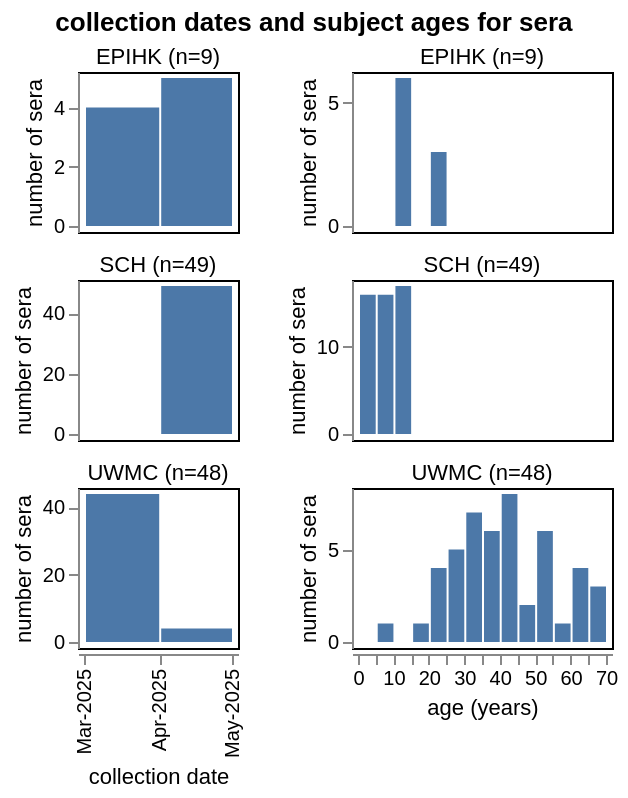

The cell this chart's notebook holds for it:
### Markdown cell above
## Plot age and collection distributions of sera

### Code cell
sera_base = (
    alt.Chart(
        metadata[["group", "serum", "collection_date_numerical", "age_years"]]
        .assign(
            n=lambda x: x.groupby("group")["serum"].transform("count"),
            group=lambda x: x["group"] + " (n=" + x["n"].astype(str) + ")",
        )
        .drop(columns="n")
    )
    .encode(alt.Row("group", title=None))
    .mark_bar()
)

sera_date_chart = (
    sera_base
    .encode(
        alt.X(
            "yearmonth(collection_date_numerical)",
            title="collection date",
            axis=alt.Axis(format="%b-%Y", labelAngle=270),
            scale=alt.Scale(nice=False, padding=3),
        ),
        alt.Y("count()", title="number of sera", scale=alt.Scale(nice=False, padding=3)),
    )
    .resolve_scale(y="independent")
    .properties(height=80, width=80)
)

sera_age_chart = (
    sera_base
    .encode(
        alt.X(
            "age_years",
            title="age (years)",
            bin=alt.Bin(step=5, anchor=0),
            scale=alt.Scale(nice=False, padding=3),
        ),
        alt.Y("count()", title="number of sera", scale=alt.Scale(nice=False, padding=3)),
    )
    .resolve_scale(y="independent")
    .properties(height=80, width=130)
)

sera_chart = (
    alt.hconcat(sera_date_chart, sera_age_chart)
    .configure_axis(grid=False, titleFontWeight="normal")
    .configure_header(
        title=None, labelOrient="top", labelFontSize=11, labelPadding=2
    )
    .configure_facet(spacing=7)
    .configure_view(stroke="black")
    .properties(
        title=alt.TitleParams(
            "collection dates and subject ages for sera",
            anchor="middle",
        ),
    )
)

sera_chart

### Figure 1 — Vega-Lite specification as saved in the notebook (floating-point values rounded to 4 significant figures)
{"config": {"view": {"continuousWidth": 300, "continuousHeight": 300, "stroke": "black"}, "axis": {"grid": false, "titleFontWeight": "normal"}, "facet": {"spacing": 7}, "header": {"labelFontSize": 11, "labelOrient": "top", "labelPadding": 2, "title": null}}, "hconcat": [{"mark": {"type": "bar"}, "encoding": {"row": {"field": "group", "title": null, "type": "nominal"}, "x": {"axis": {"format": "%b-%Y", "labelAngle": 270}, "field": "collection_date_numerical", "scale": {"nice": false, "padding": 3}, "timeUnit": "yearmonth", "title": "collection date", "type": "temporal"}, "y": {"aggregate": "count", "scale": {"nice": false, "padding": 3}, "title": "number of sera", "type": "quantitative"}}, "height": 80, "resolve": {"scale": {"y": "independent"}}, "width": 80}, {"mark": {"type": "bar"}, "encoding": {"row": {"field": "group", "title": null, "type": "nominal"}, "x": {"bin": {"anchor": 0, "step": 5}, "field": "age_years", "scale": {"nice": false, "padding": 3}, "title": "age (years)", "type": "quantitative"}, "y": {"aggregate": "count", "scale": {"nice": false, "padding": 3}, "title": "number of sera", "type": "quantitative"}}, "height": 80, "resolve": {"scale": {"y": "independent"}}, "width": 130}], "data": {"name": "data-f1b521038b2a64cd4ade18e2ff3510a7"}, "title": {"text": "collection dates and subject ages for sera", "anchor": "middle"}, "$schema": "https://vega.github.io/schema/vega-lite/v5.20.1.json", "datasets": {"data-f1b521038b2a64cd4ade18e2ff3510a7": [{"group": "EPIHK (n=9)", "serum": "EPIHK_1", "collection_date_numerical": "2025-04-01", "age_years": 14.5}, {"group": "EPIHK (n=9)", "serum": "EPIHK_2", "collection_date_numerical": "2025-04-01", "age_years": 14.5}, {"group": "EPIHK (n=9)", "serum": "EPIHK_3", "collection_date_numerical": "2025-03-01", "age_years": 14.5}, {"group": "EPIHK (n=9)", "serum": "EPIHK_4", "collection_date_numerical": "2025-04-01", "age_years": 14.5}, {"group": "EPIHK (n=9)", "serum": "EPIHK_5", "collection_date_numerical": "2025-03-01", "age_years": 14.5}, {"group": "EPIHK (n=9)", "serum": "EPIHK_6", "collection_date_numerical": "2025-04-01", "age_years": 14.5}, {"group": "EPIHK (n=9)", "serum": "EPIHK_7", "collection_date_numerical": "2025-03-01", "age_years": 24.5}, {"group": "EPIHK (n=9)", "serum": "EPIHK_8", "collection_date_numerical": "2025-03-01", "age_years": 24.5}, {"group": "EPIHK (n=9)", "serum": "EPIHK_9", "collection_date_numerical": "2025-04-01", "age_years": 24.5}, {"group": "SCH (n=49)", "serum": "SCH_1", "collection_date_numerical": "2025-04-01", "age_years": 13.0}, {"group": "SCH (n=49)", "serum": "SCH_10", "collection_date_numerical": "2025-04-01", "age_years": 8.0}, {"group": "SCH (n=49)", "serum": "SCH_11", "collection_date_numerical": "2025-04-01", "age_years": 13.0}, {"group": "SCH (n=49)", "serum": "SCH_12", "collection_date_numerical": "2025-04-01", "age_years": 1.25}, {"group": "SCH (n=49)", "serum": "SCH_13", "collection_date_numerical": "2025-04-01", "age_years": 1.25}, {"group": "SCH (n=49)", "serum": "SCH_14", "collection_date_numerical": "2025-04-01", "age_years": 1.25}, {"group": "SCH (n=49)", "serum": "SCH_15", "collection_date_numerical": "2025-04-01", "age_years": 8.0}, {"group": "SCH (n=49)", "serum": "SCH_16", "collection_date_numerical": "2025-04-01", "age_years": 5.0}, {"group": "SCH (n=49)", "serum": "SCH_17", "collection_date_numerical": "2025-04-01", "age_years": 0.25}, {"group": "SCH (n=49)", "serum": "SCH_18", "collection_date_numerical": "2025-04-01", "age_years": 1.25}, {"group": "SCH (n=49)", "serum": "SCH_19", "collection_date_numerical": "2025-04-01", "age_years": 0.25}, {"group": "SCH (n=49)", "serum": "SCH_2", "collection_date_numerical": "2025-04-01", "age_years": 0.25}, {"group": "SCH (n=49)", "serum": "SCH_20", "collection_date_numerical": "2025-04-01", "age_years": 8.0}, {"group": "SCH (n=49)", "serum": "SCH_21", "collection_date_numerical": "2025-04-01", "age_years": 13.0}, {"group": "SCH (n=49)", "serum": "SCH_22", "collection_date_numerical": "2025-04-01", "age_years": 4.0}, {"group": "SCH (n=49)", "serum": "SCH_23", "collection_date_numerical": "2025-04-01", "age_years": 13.0}, {"group": "SCH (n=49)", "serum": "SCH_24", "collection_date_numerical": "2025-04-01", "age_years": 5.0}, {"group": "SCH (n=49)", "serum": "SCH_25", "collection_date_numerical": "2025-04-01", "age_years": 0.25}, {"group": "SCH (n=49)", "serum": "SCH_27", "collection_date_numerical": "2025-04-01", "age_years": 8.0}, {"group": "SCH (n=49)", "serum": "SCH_28", "collection_date_numerical": "2025-04-01", "age_years": 13.0}, {"group": "SCH (n=49)", "serum": "SCH_29", "collection_date_numerical": "2025-04-01", "age_years": 13.0}, {"group": "SCH (n=49)", "serum": "SCH_3", "collection_date_numerical": "2025-04-01", "age_years": 1.25}, {"group": "SCH (n=49)", "serum": "SCH_30", "collection_date_numerical": "2025-04-01", "age_years": 0.25}, {"group": "SCH (n=49)", "serum": "SCH_31", "collection_date_numerical": "2025-04-01", "age_years": 8.0}, {"group": "SCH (n=49)", "serum": "SCH_32", "collection_date_numerical": "2025-04-01", "age_years": 0.25}, {"group": "SCH (n=49)", "serum": "SCH_33", "collection_date_numerical": "2025-04-01", "age_years": 8.0}, {"group": "SCH (n=49)", "serum": "SCH_34", "collection_date_numerical": "2025-04-01", "age_years": 4.0}, {"group": "SCH (n=49)", "serum": "SCH_35", "collection_date_numerical": "2025-04-01", "age_years": 8.0}, {"group": "SCH (n=49)", "serum": "SCH_36", "collection_date_numerical": "2025-04-01", "age_years": 13.0}, {"group": "SCH (n=49)", "serum": "SCH_37", "collection_date_numerical": "2025-04-01", "age_years": 13.0}, {"group": "SCH (n=49)", "serum": "SCH_38", "collection_date_numerical": "2025-04-01", "age_years": 13.0}, {"group": "SCH (n=49)", "serum": "SCH_39", "collection_date_numerical": "2025-04-01", "age_years": 13.0}, {"group": "SCH (n=49)", "serum": "SCH_4", "collection_date_numerical": "2025-04-01", "age_years": 13.0}, {"group": "SCH (n=49)", "serum": "SCH_40", "collection_date_numerical": "2025-04-01", "age_years": 13.0}, {"group": "SCH (n=49)", "serum": "SCH_41", "collection_date_numerical": "2025-04-01", "age_years": 0.25}, {"group": "SCH (n=49)", "serum": "SCH_42", "collection_date_numerical": "2025-04-01", "age_years": 4.0}, {"group": "SCH (n=49)", "serum": "SCH_43", "collection_date_numerical": "2025-04-01", "age_years": 13.0}, {"group": "SCH (n=49)", "serum": "SCH_44", "collection_date_numerical": "2025-04-01", "age_years": 13.0}, {"group": "SCH (n=49)", "serum": "SCH_45", "collection_date_numerical": "2025-04-01", "age_years": 5.0}, {"group": "SCH (n=49)", "serum": "SCH_46", "collection_date_numerical": "2025-04-01", "age_years": 0.25}, {"group": "SCH (n=49)", "serum": "SCH_47", "collection_date_numerical": "2025-04-01", "age_years": 8.0}, {"group": "SCH (n=49)", "serum": "SCH_48", "collection_date_numerical": "2025-04-01", "age_years": 8.0}, {"group": "SCH (n=49)", "serum": "SCH_49", "collection_date_numerical": "2025-04-01", "age_years": 8.0}, {"group": "SCH (n=49)", "serum": "SCH_5", "collection_date_numerical": "2025-04-01", "age_years": 8.0}, {"group": "SCH (n=49)", "serum": "SCH_50", "collection_date_numerical": "2025-04-01", "age_years": 8.0}, {"group": "SCH (n=49)", "serum": "SCH_6", "collection_date_numerical": "2025-04-01", "age_years": 13.0}, {"group": "SCH (n=49)", "serum": "SCH_7", "collection_date_numerical": "2025-04-01", "age_years": 13.0}, {"group": "SCH (n=49)", "serum": "SCH_8", "collection_date_numerical": "2025-04-01", "age_years": 8.0}, {"group": "SCH (n=49)", "serum": "SCH_9", "collection_date_numerical": "2025-04-01", "age_years": 13.0}, {"group": "UWMC (n=48)", "serum": "UWMC-1", "collection_date_numerical": "2025-03-01", "age_years": 29.0}, {"group": "UWMC (n=48)", "serum": "UWMC-10", "collection_date_numerical": "2025-03-01", "age_years": 38.0}, {"group": "UWMC (n=48)", "serum": "UWMC-11", "collection_date_numerical": "2025-03-01", "age_years": 52.0}, {"group": "UWMC (n=48)", "serum": "UWMC-12", "collection_date_numerical": "2025-03-01", "age_years": 31.0}, {"group": "UWMC (n=48)", "serum": "UWMC-13", "collection_date_numerical": "2025-03-01", "age_years": 37.0}, {"group": "UWMC (n=48)", "serum": "UWMC-14", "collection_date_numerical": "2025-03-01", "age_years": 62.0}, {"group": "UWMC (n=48)", "serum": "UWMC-15", "collection_date_numerical": "2025-03-01", "age_years": 51.0}, {"group": "UWMC (n=48)", "serum": "UWMC-16", "collection_date_numerical": "2025-03-01", "age_years": 51.0}, {"group": "UWMC (n=48)", "serum": "UWMC-17", "collection_date_numerical": "2025-03-01", "age_years": 30.0}, {"group": "UWMC (n=48)", "serum": "UWMC-18", "collection_date_numerical": "2025-03-01", "age_years": 65.0}, {"group": "UWMC (n=48)", "serum": "UWMC-19", "collection_date_numerical": "2025-03-01", "age_years": 38.0}, {"group": "UWMC (n=48)", "serum": "UWMC-2", "collection_date_numerical": "2025-03-01", "age_years": 63.0}, {"group": "UWMC (n=48)", "serum": "UWMC-20", "collection_date_numerical": "2025-03-01", "age_years": 44.0}, {"group": "UWMC (n=48)", "serum": "UWMC-21", "collection_date_numerical": "2025-03-01", "age_years": 40.0}, {"group": "UWMC (n=48)", "serum": "UWMC-22", "collection_date_numerical": "2025-03-01", "age_years": 61.0}, {"group": "UWMC (n=48)", "serum": "UWMC-23", "collection_date_numerical": "2025-03-01", "age_years": 62.0}, {"group": "UWMC (n=48)", "serum": "UWMC-24", "collection_date_numerical": "2025-03-01", "age_years": 32.0}, {"group": "UWMC (n=48)", "serum": "UWMC-25", "collection_date_numerical": "2025-03-01", "age_years": 40.0}, {"group": "UWMC (n=48)", "serum": "UWMC-26", "collection_date_numerical": "2025-03-01", "age_years": 34.0}, {"group": "UWMC (n=48)", "serum": "UWMC-27", "collection_date_numerical": "2025-03-01", "age_years": 53.0}, {"group": "UWMC (n=48)", "serum": "UWMC-28", "collection_date_numerical": "2025-03-01", "age_years": 26.0}, {"group": "UWMC (n=48)", "serum": "UWMC-29", "collection_date_numerical": "2025-03-01", "age_years": 58.0}, {"group": "UWMC (n=48)", "serum": "UWMC-3", "collection_date_numerical": "2025-03-01", "age_years": 35.0}, {"group": "UWMC (n=48)", "serum": "UWMC-30", "collection_date_numerical": "2025-03-01", "age_years": 27.0}, {"group": "UWMC (n=48)", "serum": "UWMC-31", "collection_date_numerical": "2025-03-01", "age_years": 41.0}, {"group": "UWMC (n=48)", "serum": "UWMC-32", "collection_date_numerical": "2025-03-01", "age_years": 44.0}, {"group": "UWMC (n=48)", "serum": "UWMC-33", "collection_date_numerical": "2025-03-01", "age_years": 51.0}, {"group": "UWMC (n=48)", "serum": "UWMC-34", "collection_date_numerical": "2025-03-01", "age_years": 24.0}, {"group": "UWMC (n=48)", "serum": "UWMC-35", "collection_date_numerical": "2025-03-01", "age_years": 65.0}, {"group": "UWMC (n=48)", "serum": "UWMC-36", "collection_date_numerical": "2025-03-01", "age_years": 45.0}, {"group": "UWMC (n=48)", "serum": "UWMC-37", "collection_date_numerical": "2025-03-01", "age_years": 28.0}, {"group": "UWMC (n=48)", "serum": "UWMC-38", "collection_date_numerical": "2025-03-01", "age_years": 66.0}, {"group": "UWMC (n=48)", "serum": "UWMC-39", "collection_date_numerical": "2025-03-01", "age_years": 30.0}, {"group": "UWMC (n=48)", "serum": "UWMC-4", "collection_date_numerical": "2025-03-01", "age_years": 34.0}, {"group": "UWMC (n=48)", "serum": "UWMC-40", "collection_date_numerical": "2025-03-01", "age_years": 52.0}, {"group": "UWMC (n=48)", "serum": "UWMC-41", "collection_date_numerical": "2025-03-01", "age_years": 21.0}, {"group": "UWMC (n=48)", "serum": "UWMC-42", "collection_date_numerical": "2025-03-01", "age_years": 38.0}, {"group": "UWMC (n=48)", "serum": "UWMC-43", "collection_date_numerical": "2025-03-01", "age_years": 35.0}, {"group": "UWMC (n=48)", "serum": "UWMC-44", "collection_date_numerical": "2025-03-01", "age_years": 30.0}, {"group": "UWMC (n=48)", "serum": "UWMC-49", "collection_date_numerical": "2025-04-01", "age_years": 22.0}, {"group": "UWMC (n=48)", "serum": "UWMC-5", "collection_date_numerical": "2025-03-01", "age_years": 42.0}, {"group": "UWMC (n=48)", "serum": "UWMC-50", "collection_date_numerical": "2025-04-01", "age_years": 7.0}, {"group": "UWMC (n=48)", "serum": "UWMC-51", "collection_date_numerical": "2025-04-01", "age_years": 21.0}, {"group": "UWMC (n=48)", "serum": "UWMC-54", "collection_date_numerical": "2025-04-01", "age_years": 19.0}, {"group": "UWMC (n=48)", "serum": "UWMC-6", "collection_date_numerical": "2025-03-01", "age_years": 43.0}, {"group": "UWMC (n=48)", "serum": "UWMC-7", "collection_date_numerical": "2025-03-01", "age_years": 49.0}, {"group": "UWMC (n=48)", "serum": "UWMC-8", "collection_date_numerical": "2025-03-01", "age_years": 27.0}, {"group": "UWMC (n=48)", "serum": "UWMC-9", "collection_date_numerical": "2025-03-01", "age_years": 42.0}]}}
